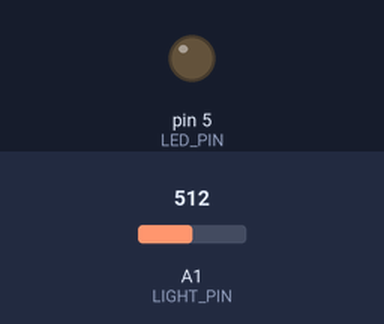
The sketch below on a simulated Arduino Uno, built with avr-gcc and run on an emulated ATmega328P. Shown: output pins drawn as LEDs (lit = HIGH). Inputs (shaded band) come from the test bench; at power-on: A1 (LIGHT_PIN) = 512.

Above: at 1.0 s.
At 3.57 s:
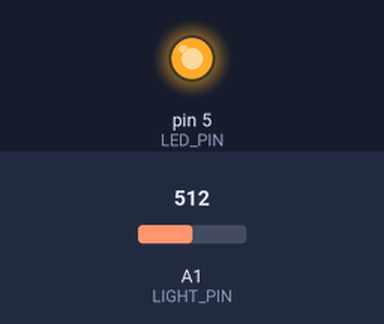
Timing chart, 0 to 3.9 s (numbered marks = the images above):
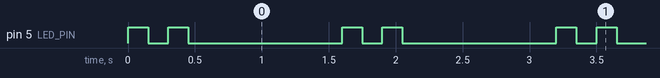

The sketch:

Challenge05_FlashLightLevel.ino
```cpp
// Complete example solution for Lesson05, challenge 05.
const int LIGHT_PIN = A1, LED_PIN = 5;
void flash(int count) {
  for (int i = 0; i < count; i++) {
    digitalWrite(LED_PIN, HIGH);
    delay(150);
    digitalWrite(LED_PIN, LOW);
    delay(150);
  }
}
void setup() {
  pinMode(LED_PIN, OUTPUT);
}
void loop() {
  int reading = analogRead(LIGHT_PIN);
  if (reading < 350) flash(1);
  else if (reading < 700) flash(2);
  else flash(3);
  delay(1000);
}
```

Measured:
- by itself, pin 5 (LED_PIN): repeats every 1.6 s: LOW 0.15 s, HIGH 0.15 s, LOW 1.2 s, HIGH 0.15 s
- by itself, everything shown: repeats every 1.6 s, in 4 steps
